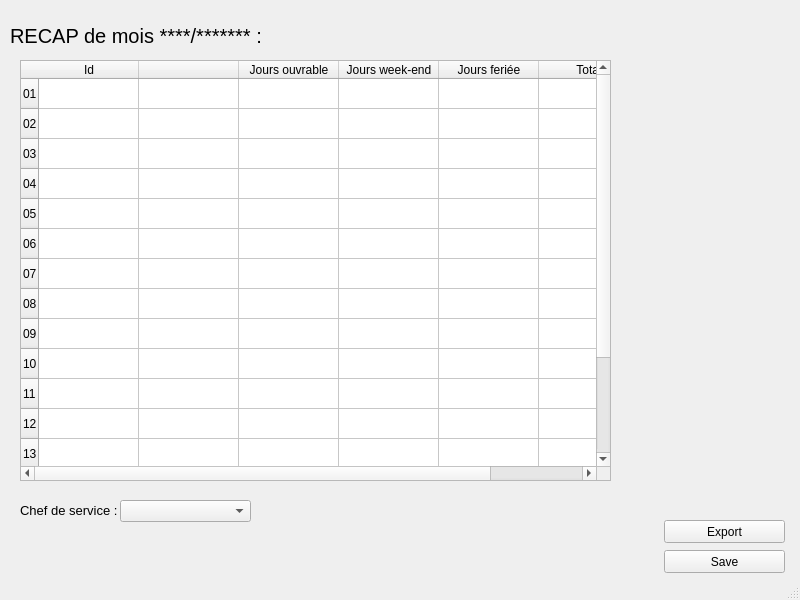
<?xml version="1.0" encoding="UTF-8"?>
<ui version="4.0">
 <class>MainWindow</class>
 <widget class="QMainWindow" name="MainWindow">
  <property name="geometry">
   <rect>
    <x>0</x>
    <y>0</y>
    <width>800</width>
    <height>600</height>
   </rect>
  </property>
  <property name="sizePolicy">
   <sizepolicy hsizetype="Fixed" vsizetype="Fixed">
    <horstretch>0</horstretch>
    <verstretch>0</verstretch>
   </sizepolicy>
  </property>
  <property name="minimumSize">
   <size>
    <width>800</width>
    <height>600</height>
   </size>
  </property>
  <property name="maximumSize">
   <size>
    <width>800</width>
    <height>600</height>
   </size>
  </property>
  <property name="windowTitle">
   <string>RECAP</string>
  </property>
  <widget class="QWidget" name="centralwidget">
   <widget class="QLabel" name="label">
    <property name="geometry">
     <rect>
      <x>10</x>
      <y>20</y>
      <width>421</width>
      <height>31</height>
     </rect>
    </property>
    <property name="font">
     <font>
      <pointsize>15</pointsize>
     </font>
    </property>
    <property name="text">
     <string>RECAP de mois ****/******* :</string>
    </property>
   </widget>
   <widget class="QTableWidget" name="tableWidget">
    <property name="geometry">
     <rect>
      <x>20</x>
      <y>60</y>
      <width>591</width>
      <height>421</height>
     </rect>
    </property>
    <row>
     <property name="text">
      <string>01</string>
     </property>
    </row>
    <row>
     <property name="text">
      <string>02</string>
     </property>
    </row>
    <row>
     <property name="text">
      <string>03</string>
     </property>
    </row>
    <row>
     <property name="text">
      <string>04</string>
     </property>
    </row>
    <row>
     <property name="text">
      <string>05</string>
     </property>
    </row>
    <row>
     <property name="text">
      <string>06</string>
     </property>
    </row>
    <row>
     <property name="text">
      <string>07</string>
     </property>
    </row>
    <row>
     <property name="text">
      <string>08</string>
     </property>
    </row>
    <row>
     <property name="text">
      <string>09</string>
     </property>
    </row>
    <row>
     <property name="text">
      <string>10</string>
     </property>
    </row>
    <row>
     <property name="text">
      <string>11</string>
     </property>
    </row>
    <row>
     <property name="text">
      <string>12</string>
     </property>
    </row>
    <row>
     <property name="text">
      <string>13</string>
     </property>
    </row>
    <row>
     <property name="text">
      <string>14</string>
     </property>
    </row>
    <row>
     <property name="text">
      <string>15</string>
     </property>
    </row>
    <row>
     <property name="text">
      <string>16</string>
     </property>
    </row>
    <column>
     <property name="text">
      <string>Id</string>
     </property>
    </column>
    <column>
     <property name="text">
      <string/>
     </property>
    </column>
    <column>
     <property name="text">
      <string>Jours ouvrable</string>
     </property>
    </column>
    <column>
     <property name="text">
      <string>Jours week-end</string>
     </property>
    </column>
    <column>
     <property name="text">
      <string>Jours feriée</string>
     </property>
    </column>
    <column>
     <property name="text">
      <string>Total</string>
     </property>
    </column>
   </widget>
   <widget class="QPushButton" name="pushButton">
    <property name="geometry">
     <rect>
      <x>664</x>
      <y>550</y>
      <width>121</width>
      <height>23</height>
     </rect>
    </property>
    <property name="text">
     <string>Save</string>
    </property>
   </widget>
   <widget class="QPushButton" name="pushButton_2">
    <property name="geometry">
     <rect>
      <x>664</x>
      <y>520</y>
      <width>121</width>
      <height>23</height>
     </rect>
    </property>
    <property name="text">
     <string>Export</string>
    </property>
   </widget>
   <widget class="QLabel" name="label_2">
    <property name="geometry">
     <rect>
      <x>20</x>
      <y>500</y>
      <width>101</width>
      <height>21</height>
     </rect>
    </property>
    <property name="font">
     <font>
      <pointsize>10</pointsize>
     </font>
    </property>
    <property name="text">
     <string>Chef de service :</string>
    </property>
   </widget>
   <widget class="QComboBox" name="comboBox">
    <property name="geometry">
     <rect>
      <x>120</x>
      <y>500</y>
      <width>131</width>
      <height>22</height>
     </rect>
    </property>
   </widget>
  </widget>
  <widget class="QStatusBar" name="statusbar"/>
 </widget>
 <resources/>
 <connections/>
</ui>
